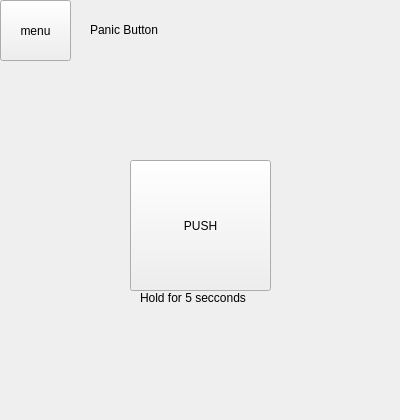
<?xml version="1.0" encoding="UTF-8"?>
<ui version="4.0">
 <class>MainScreen</class>
 <widget class="QWidget" name="MainScreen">
  <property name="geometry">
   <rect>
    <x>0</x>
    <y>0</y>
    <width>400</width>
    <height>420</height>
   </rect>
  </property>
  <property name="windowTitle">
   <string>Form</string>
  </property>
  <widget class="QPushButton" name="pushButton">
   <property name="geometry">
    <rect>
     <x>130</x>
     <y>160</y>
     <width>141</width>
     <height>131</height>
    </rect>
   </property>
   <property name="text">
    <string>PUSH</string>
   </property>
  </widget>
  <widget class="QLabel" name="label">
   <property name="geometry">
    <rect>
     <x>140</x>
     <y>290</y>
     <width>131</width>
     <height>16</height>
    </rect>
   </property>
   <property name="text">
    <string>Hold for 5 secconds</string>
   </property>
  </widget>
  <widget class="QToolButton" name="menuButton">
   <property name="geometry">
    <rect>
     <x>0</x>
     <y>0</y>
     <width>71</width>
     <height>61</height>
    </rect>
   </property>
   <property name="text">
    <string>menu</string>
   </property>
  </widget>
  <widget class="QLabel" name="label_2">
   <property name="geometry">
    <rect>
     <x>90</x>
     <y>20</y>
     <width>81</width>
     <height>20</height>
    </rect>
   </property>
   <property name="text">
    <string>Panic Button</string>
   </property>
  </widget>
 </widget>
 <resources/>
 <connections/>
</ui>
